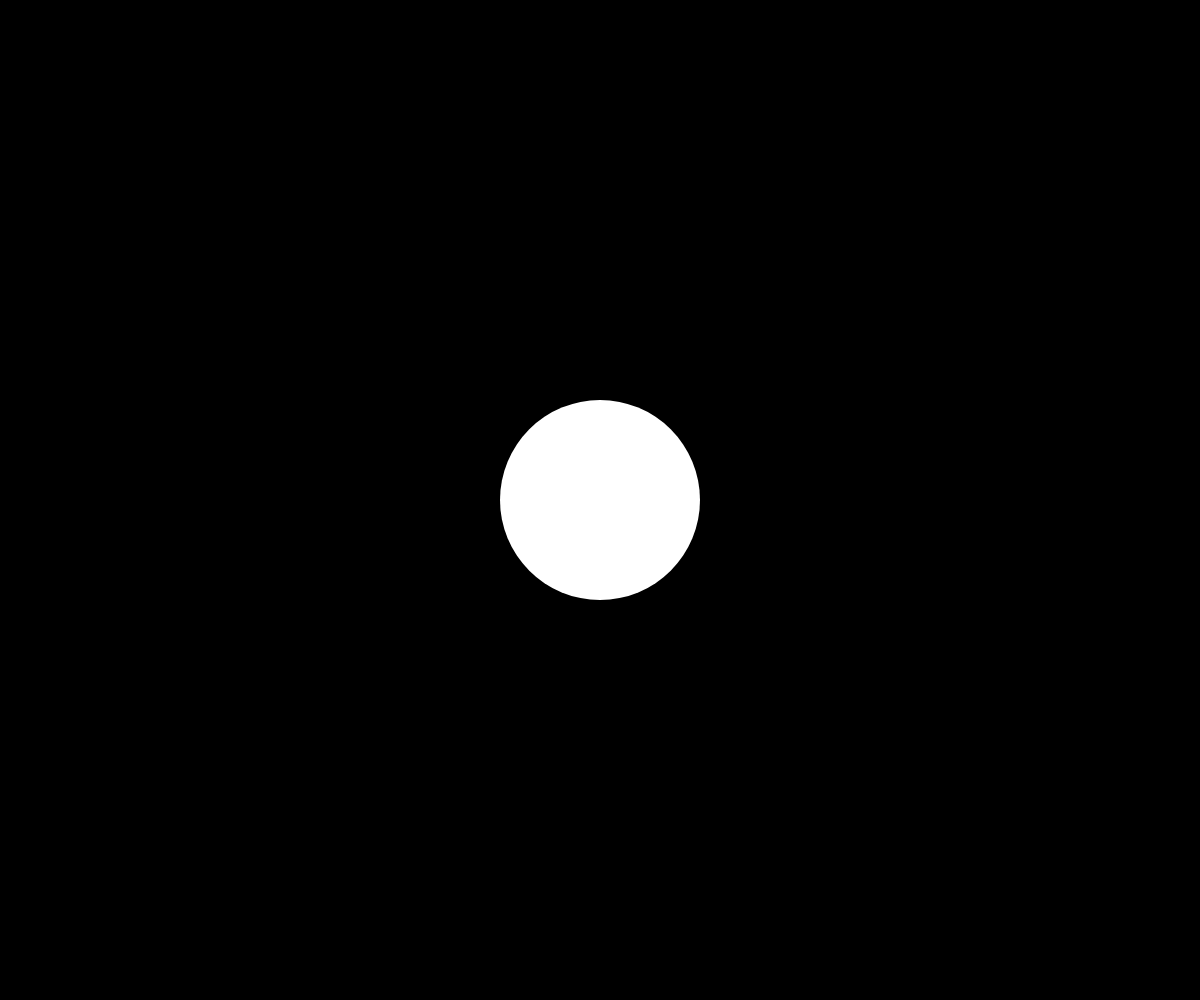
Frame 1 (no input)
Frame 60 (no input): identical to frame 1, image omitted
Frame 120 (the mouse pressed at the canvas centre since frame 60): identical to frame 1, image omitted

The p5.js sketch that drew this single still picture (run headless with seeded random() and noise() and a simulated clock; from frame 60 on, the mouse is pressed at the canvas centre):

// p5.js sketch
// ── sketch.js
let circleColor;
let circleX, circleY;
let speed = 80; // Velocidad del círculo

function setup() {
  createCanvas(windowWidth, windowHeight);
  background(0);
  circleColor = color(255); // Color inicial blanco
  circleX = width / 2; // Posición inicial en el centro
  circleY = height / 2;
}

function draw() {
  background(0); // Para que se borre el fondo en cada frame
  fill(circleColor);
  noStroke();
  ellipse(circleX, circleY, 200, 200); // Círculo
}

// Función para detectar teclas presionadas
function keyTyped() {
  // Cambia el color según la tecla presionada
  if (key === "r" || key === "R") {
    circleColor = color(255, 0, 0); // Rojo
  } else if (key === "g" || key === "G") {
    circleColor = color(0, 255, 0); // Verde
  } else if (key === "b" || key === "B") {
    circleColor = color(0, 0, 255); // Azul
  } else if (key === "e" || key === "E") {
    circleColor = color(0); // Borra el círculo
  }
}

// Función para mover el círculo con las flechas del teclado
function keyPressed() {
  if (keyCode === LEFT_ARROW) {
    circleX -= speed; // Mueve a la izquierda
  } else if (keyCode === RIGHT_ARROW) {
    circleX += speed; // Mueve a la derecha
  } else if (keyCode === UP_ARROW) {
    circleY -= speed; // Mueve hacia arriba
  } else if (keyCode === DOWN_ARROW) {
    circleY += speed; // Mueve hacia abajo
  }
}
